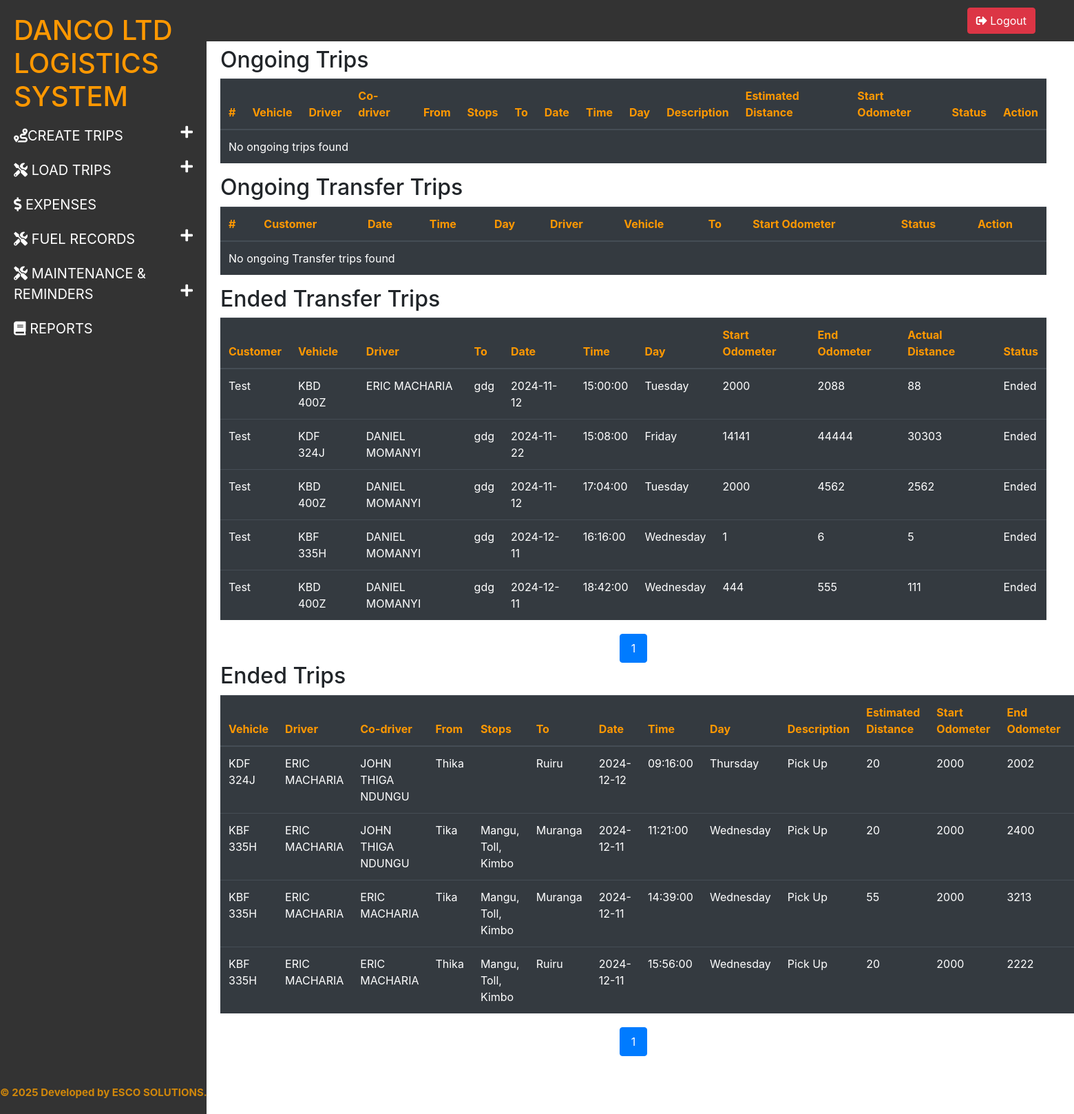
/dtms_dashboard.php, run on the app's committed database.
### tables this page shows
CREATE TABLE `transfers` (
  `transfer_id` int(11) NOT NULL,
  `customer_name` varchar(255) NOT NULL,
  `transfer_date` date NOT NULL,
  `transfer_time` time NOT NULL,
  `transfer_day` varchar(20) NOT NULL,
  `driver` int(11) NOT NULL,
  `vehicle` int(11) NOT NULL,
  `destination` varchar(255) NOT NULL,
  `start_odometer` int(11) NOT NULL,
  `end_odometer` int(11) DEFAULT NULL,
  `actual_distance` int(11) DEFAULT NULL,
  `trip_status` enum('Ongoing','Ended') DEFAULT 'Ongoing'
);

CREATE TABLE `vehicles` (
  `id` int(100) NOT NULL,
  `vehicle_regno` varchar(100) NOT NULL,
  `vehicle_model` varchar(100) NOT NULL,
  `vehicle_type` varchar(100) NOT NULL,
  `engine_number` varchar(100) NOT NULL,
  `capacity` int(255) NOT NULL
);

CREATE TABLE `drivers` (
  `id` int(10) UNSIGNED NOT NULL,
  `full_name` varchar(100) NOT NULL,
  `employee_number` varchar(100) NOT NULL,
  `license_number` int(15) NOT NULL,
  `phone_number` varchar(100) NOT NULL,
  `email` varchar(255) NOT NULL
);

CREATE TABLE `trips` (
  `trip_id` int(11) NOT NULL,
  `trip_date` date NOT NULL,
  `trip_time` time NOT NULL,
  `trip_day` varchar(100) NOT NULL,
  `trip_description` text NOT NULL,
  `driver_id` varchar(100) NOT NULL,
  `co_driver_id` varchar(100) DEFAULT NULL,
  `vehicle_id` varchar(100) NOT NULL,
  `from_location` text NOT NULL,
  `stops` text DEFAULT NULL,
  `to_location` text NOT NULL,
  `est_distance` int(200) NOT NULL,
  `start_odometer` int(200) NOT NULL,
  `end_odometer` int(11) DEFAULT NULL,
  `actual_distance` varchar(100) DEFAULT NULL,
  `trip_status` varchar(100) NOT NULL DEFAULT 'Ongoing'
);

CREATE TABLE `co_drivers` (
  `id` int(10) UNSIGNED NOT NULL,
  `employee_number` varchar(100) NOT NULL,
  `full_name` varchar(100) NOT NULL,
  `phone_number` varchar(100) NOT NULL,
  `email` varchar(100) NOT NULL
);

### ended_trips.php (the view, shortened to what this page needs)
<?php
include 'connection.php';
$limit = 25;
$page = isset($_GET['page']) ? (int)$_GET['page'] : 1;
$offset = ($page - 1) * $limit;
$totalQuery = "SELECT COUNT(*) AS total FROM trips WHERE trip_status = 'Ended'";
$totalResult = $conn->query($totalQuery);
$totalRow = $totalResult->fetch_assoc();
$totalRecords = $totalRow['total'];
$totalPages = ceil($totalRecords / $limit);
$query = "SELECT
            trips.trip_id,
            vehicles.vehicle_regno,
            drivers.full_name AS driver_full_name,
            co_drivers.full_name AS co_driver_full_name,
            trips.from_location,
            trips.stops,
            trips.to_location,
            trips.trip_date,
            trips.trip_time,
            trips.trip_day,
            trips.trip_description,
            trips.est_distance,
            trips.start_odometer,
            trips.end_odometer,
            trips.trip_status,
            trips.actual_distance
          FROM
            trips
          JOIN
            vehicles ON trips.vehicle_id = vehicles.id  -- Join on vehicle_id
          JOIN
            drivers ON trips.driver_id = drivers.id  -- Join on driver_id
          JOIN
            co_drivers ON trips.co_driver_id = co_drivers.id  -- Join on co_driver_id
          WHERE
            trips.trip_status = 'Ended'
          LIMIT $limit OFFSET $offset";
$result = $conn->query($query);
if ($result->num_rows > 0) {
    while ($row = $result->fetch_assoc()) {
        $actual_distance = $row['end_odometer'] - $row['start_odometer'];
        echo "<tr>
                <td>" . htmlspecialchars($row['vehicle_regno']) . "</td>
                <td>" . htmlspecialchars($row['driver_full_name']) . "</td>
                <td>" . htmlspecialchars($row['co_driver_full_name']) . "</td>
                <td>" . htmlspecialchars($row['from_location']) . "</td>
                <td>" . htmlspecialchars($row['stops']) . "</td>
                <td>" . htmlspecialchars($row['to_location']) . "</td>
                <td>" . htmlspecialchars($row['trip_date']) . "</td>
                <td>" . htmlspecialchars($row['trip_time']) . "</td>
                <td>" . htmlspecialchars($row['trip_day']) . "</td>
                <td>" . htmlspecialchars($row['trip_description']) . "</td>
                <td>" . htmlspecialchars($row['est_distance']) . "</td>
                <td>" . htmlspecialchars($row['start_odometer']) . "</td>
                <td>" . htmlspecialchars($row['end_odometer']) . "</td>
                <td>" . htmlspecialchars($actual_distance) . "</td>
                <td>" . htmlspecialchars($row['trip_status']) . "</td>
              </tr>";
    }
} else {
    echo "<tr><td colspan='16'>No ended trips found</td></tr>";
}
echo "</tbody>
      </table>";
echo '<div class="pagination">';
for ($i = 1; $i <= $totalPages; $i++) {
    if ($i == $page) {
        echo '<a class="active" href="?page=' . $i . '">' . $i . '</a>';
    } else {
        echo '<a href="?page=' . $i . '">' . $i . '</a>';
    }
}
echo '</div>';
?>

### ended_transfers.php (shortened to what this page needs)
<?php
include 'connection.php';
$limit = 5;
$page = isset($_GET['page']) ? (int)$_GET['page'] : 1;
$offset = ($page - 1) * $limit;
$totalQuery = "SELECT COUNT(*) AS total FROM transfers WHERE trip_status = 'Ended'";
$totalResult = $conn->query($totalQuery);
$totalRow = $totalResult->fetch_assoc();
$totalRecords = $totalRow['total'];
$totalPages = ceil($totalRecords / $limit);
$query = "SELECT
            transfers.transfer_id,
            transfers.customer_name,
            vehicles.vehicle_regno,
            drivers.full_name AS driver_full_name,
            transfers.destination,
            transfers.transfer_date,
            transfers.transfer_time,
            transfers.transfer_day,
            transfers.start_odometer,
            transfers.end_odometer,
            transfers.trip_status,
            transfers.actual_distance
          FROM
            transfers
          JOIN
            vehicles ON transfers.vehicle = vehicles.id  -- Join on vehicle_id
          JOIN
            drivers ON transfers.driver = drivers.id  -- Join on driver_id
          WHERE
            transfers.trip_status = 'Ended'
          LIMIT $limit OFFSET $offset";
$result = $conn->query($query);
if ($result->num_rows > 0) {
    while ($row = $result->fetch_assoc()) {
        $actual_distance = $row['end_odometer'] - $row['start_odometer'];
        echo "<tr>
                <td>" . htmlspecialchars($row['customer_name']) . "</td>
                <td>" . htmlspecialchars($row['vehicle_regno']) . "</td>
                <td>" . htmlspecialchars($row['driver_full_name']) . "</td>
                <td>" . htmlspecialchars($row['destination']) . "</td>
                <td>" . htmlspecialchars($row['transfer_date']) . "</td>
                <td>" . htmlspecialchars($row['transfer_time']) . "</td>
                <td>" . htmlspecialchars($row['transfer_day']) . "</td>
                <td>" . htmlspecialchars($row['start_odometer']) . "</td>
                <td>" . htmlspecialchars($row['end_odometer']) . "</td>
                <td>" . htmlspecialchars($actual_distance) . "</td>
                <td>" . htmlspecialchars($row['trip_status']) . "</td>
              </tr>";
    }
} else {
    echo "<tr><td colspan='16'>No ended trips found</td></tr>";
}
echo "</tbody>
      </table>";
echo '<div class="pagination">';
for ($i = 1; $i <= $totalPages; $i++) {
    if ($i == $page) {
        echo '<a class="active" href="?page=' . $i . '">' . $i . '</a>';
    } else {
        echo '<a href="?page=' . $i . '">' . $i . '</a>';
    }
}
echo '</div>';

### css/dtms_dashboard.css (style rules this page uses)
.table tbody td { color: #fff; }

### ended_trips.php (style rules this page uses)
.pagination { display: flex; justify-content: center; margin-top: 20px; }
.pagination a { padding: 8px 16px; text-decoration: none; color: #007bff; border: 1px solid #ddd; margin: 0 4px; border-radius: 4px; transition: background-color 0.3s; }
.pagination a.active { background-color: #007bff; color: white; border: 1px solid #007bff; }

### data on the page
transfers: customer_name "Test", vehicles.vehicle_regno "KBD 400Z", drivers.full_name "ERIC MACHARIA", destination "gdg", transfer_date "2024-11-12", transfer_time "15:00:00", transfer_day "Tuesday", start_odometer "2000", end_odometer "2088", actual_distance "88", trip_status "Ended"
transfers: customer_name "Test", vehicles.vehicle_regno "KDF 324J", drivers.full_name "DANIEL MOMANYI", destination "gdg", transfer_date "2024-11-22", transfer_time "15:08:00", transfer_day "Friday", start_odometer "14141", end_odometer "44444", actual_distance "30303", trip_status "Ended"
transfers: customer_name "Test", vehicles.vehicle_regno "KBD 400Z", drivers.full_name "DANIEL MOMANYI", destination "gdg", transfer_date "2024-11-12", transfer_time "17:04:00", transfer_day "Tuesday", start_odometer "2000", end_odometer "4562", actual_distance "2562", trip_status "Ended"
transfers: customer_name "Test", vehicles.vehicle_regno "KBF 335H", drivers.full_name "DANIEL MOMANYI", destination "gdg", transfer_date "2024-12-11", transfer_time "16:16:00", transfer_day "Wednesday", start_odometer "1", end_odometer "6", actual_distance "5", trip_status "Ended"
transfers: customer_name "Test", vehicles.vehicle_regno "KBD 400Z", drivers.full_name "DANIEL MOMANYI", destination "gdg", transfer_date "2024-12-11", transfer_time "18:42:00", transfer_day "Wednesday", start_odometer "444", end_odometer "555", actual_distance "111", trip_status "Ended"
trips: vehicle.vehicle_regno "KDF 324J", driver.full_name "ERIC MACHARIA", co_driver.full_name "JOHN THIGA NDUNGU", from_location "Thika", to_location "Ruiru", trip_date "2024-12-12", trip_time "09:16:00", trip_day "Thursday", trip_description "Pick Up", est_distance "20", start_odometer "2000", end_odometer "2002"
trips: vehicle.vehicle_regno "KBF 335H", driver.full_name "ERIC MACHARIA", co_driver.full_name "JOHN THIGA NDUNGU", from_location "Tika", stops "Mangu, Toll, Kimbo", to_location "Muranga", trip_date "2024-12-11", trip_time "11:21:00", trip_day "Wednesday", trip_description "Pick Up", est_distance "20", start_odometer "2000", end_odometer "2400"
trips: vehicle.vehicle_regno "KBF 335H", driver.full_name "ERIC MACHARIA", co_driver.full_name "ERIC MACHARIA", from_location "Tika", stops "Mangu, Toll, Kimbo", to_location "Muranga", trip_date "2024-12-11", trip_time "14:39:00", trip_day "Wednesday", trip_description "Pick Up", est_distance "55", start_odometer "2000", end_odometer "3213"
trips: vehicle.vehicle_regno "KBF 335H", driver.full_name "ERIC MACHARIA", co_driver.full_name "ERIC MACHARIA", from_location "Thika", stops "Mangu, Toll, Kimbo", to_location "Ruiru", trip_date "2024-12-11", trip_time "15:56:00", trip_day "Wednesday", trip_description "Pick Up", est_distance "20", start_odometer "2000", end_odometer "2222"
